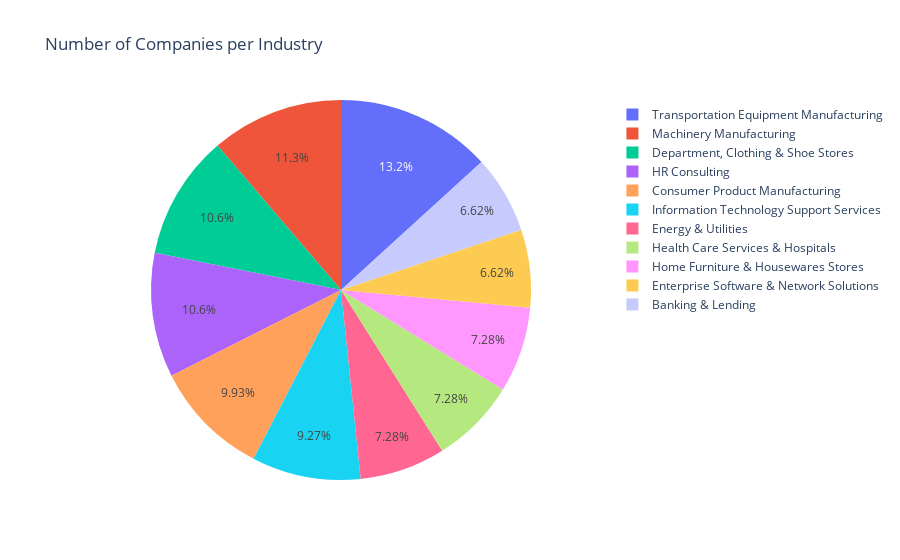

The notebook cell saved with this chart:
### Code cell
#get number of companies per remaining  industry
import plotly.express as px
company_count_by_industry = data['industry'].value_counts().reset_index()
company_count_by_industry.columns = ['industry', 'Count']

fig = px.pie(company_count_by_industry, values='Count', names='industry', title='Number of Companies per Industry')

fig.show()
#what I get from this: very diverse economy. The data doesn't suggest a predominent cluster. Saarland doesn't seem to be a one-cluster economy
#btw the total is 99.98% wtf???
# you can click on the name of the industry and temporarily  remove it from the pie chart
#you can hover and see the actual number

### Figure 1 — Plotly figure (JSON) as saved in the notebook; plotly's stock layout.template omitted (floating-point values rounded to 4 significant figures)
{"data": [{"domain": {"x": [0, 1], "y": [0, 1]}, "hovertemplate": "industry=%{label}<br>Count=%{value}<extra></extra>", "labels": ["Transportation Equipment Manufacturing", "Machinery Manufacturing", "Department, Clothing & Shoe Stores", "HR Consulting", "Consumer Product Manufacturing", "Information Technology Support Services", "Energy & Utilities", "Health Care Services & Hospitals", "Home Furniture & Housewares Stores", "Enterprise Software & Network Solutions", "Banking & Lending"], "legendgroup": "", "name": "", "showlegend": true, "type": "pie", "values": [20, 17, 16, 16, 15, 14, 11, 11, 11, 10, 10]}], "layout": {"legend": {"tracegroupgap": 0}, "title": {"text": "Number of Companies per Industry"}}}
